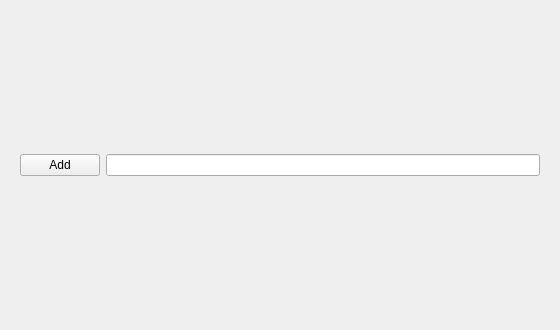
<?xml version="1.0" encoding="UTF-8"?>
<ui version="4.0">
 <class>NoteWidget</class>
 <widget class="QWidget" name="NoteWidget">
  <property name="geometry">
   <rect>
    <x>0</x>
    <y>0</y>
    <width>560</width>
    <height>330</height>
   </rect>
  </property>
  <property name="windowTitle">
   <string>Form</string>
  </property>
  <layout class="QVBoxLayout" name="verticalLayout">
   <item>
    <widget class="QWidget" name="widget_2" native="true">
     <layout class="QHBoxLayout" name="horizontalLayout">
      <item>
       <widget class="QPushButton" name="addPushButton">
        <property name="text">
         <string>Add</string>
        </property>
       </widget>
      </item>
      <item>
       <widget class="QLineEdit" name="addLineEdit"/>
      </item>
     </layout>
    </widget>
   </item>
  </layout>
 </widget>
 <resources/>
 <connections>
  <connection>
   <sender>addPushButton</sender>
   <signal>clicked()</signal>
   <receiver>NoteWidget</receiver>
   <slot>addPushButtonClicked()</slot>
   <hints>
    <hint type="sourcelabel">
     <x>58</x>
     <y>182</y>
    </hint>
    <hint type="destinationlabel">
     <x>4</x>
     <y>279</y>
    </hint>
   </hints>
  </connection>
  <connection>
   <sender>addLineEdit</sender>
   <signal>returnPressed()</signal>
   <receiver>NoteWidget</receiver>
   <slot>addLineEditReturnPressed()</slot>
   <hints>
    <hint type="sourcelabel">
     <x>518</x>
     <y>182</y>
    </hint>
    <hint type="destinationlabel">
     <x>556</x>
     <y>279</y>
    </hint>
   </hints>
  </connection>
 </connections>
 <slots>
  <slot>addPushButtonClicked()</slot>
  <slot>addLineEditReturnPressed()</slot>
  <slot>tableClickEvent(QModelIndex)</slot>
 </slots>
</ui>
